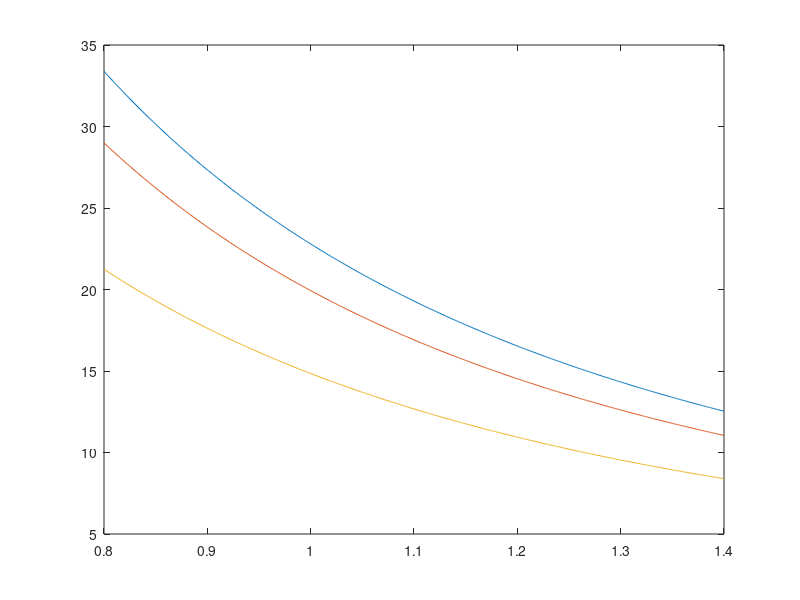

Write MATLAB code to recreate this figure. (Note: this script raises an error after producing the figure.)
clear all
close all
clc

% Define power quantities
Php = 180; % hp
Pinlbs = Php * 550 * 12; % in-lb/s

% Define rotational speed quantities
omegaRPM = 2700; % rpm
omegaRAD = omegaRPM * 1/60 * (2*pi); % rad/s

% Calculate torque in shaft
T = (Pinlbs / omegaRAD) * 1/1000; % ksi

% Define FOS and calculate max allowable shear stress
FOS = 1.5; % unitless
tau_shear = 26; % ksi
tau_max = (tau_shear / FOS); % ksi

% Define 6061-T6 aluminum density
rho = 0.098; % lb/in^3

% Define loop parameters for testing inner diameter values
min_test = 0.8;
max_test = 1.4;
step = 1e-3;

i=0;
k=0;
for d = min_test:step:max_test
    k=k+1;
    C = d/2;
    diam(k) = d;
    
    for w = 0.090
        i = i+1;
        J = (pi*(((C+w)^4)-(C^4)))/2; % in^4
        tau090 = (T*C)/J; % ksi
        weight = rho * ((pi*C^2)-(pi*(C-w)^2)) * 12; % lb/ft
        option(i,1) = d;
        option(i,2) = w;
        option(i,3) = tau090;
        option(i,4) = weight;
        tau_090(k) = tau090;
    end
    
    for w = 0.100
        i = i+1;
        J = (pi*(((C+w)^4)-(C^4)))/2; % in^4
        tau100 = (T*C)/J; % ksi
        weight = rho * ((pi*C^2)-(pi*(C-w)^2)) * 12; % lb/ft
        option(i,1) = d;
        option(i,2) = w;
        option(i,3) = tau100;
        option(i,4) = weight;
        tau_100(k) = tau100;
    end
    
    for w = 0.125
        i = i+1;
        J = (pi*(((C+w)^4)-(C^4)))/2; % in^4
        tau125 = (T*C)/J; % ksi
        weight = rho * ((pi*C^2)-(pi*(C-w)^2)) * 12; % lb/ft
        option(i,1) = d;
        option(i,2) = w;
        option(i,3) = tau125;
        option(i,4) = weight;
        tau_125(k) = tau125;
    end
    
end

% Plot diameter and shear stress data for various wall thicknesses
figure
plot(diam,tau_090,diam,tau_100,diam,tau_125)
yline(tau_max,'k','Max Allowable Shear Stress')
xlabel('Diameter [in]')
ylabel('Shear Stress [ksi]')
legend('0.090" Wall','0.100" Wall','0.125" Wall')
set(gcf, 'color', 'w')

% Identify all shaft options that have shear stress under allowable value
n=0;
for m = 1:length(option)
    if option(m,3) < tau_max
        n=n+1;
        valid(n,1) = option(m,1);
        valid(n,2) = option(m,2);
        valid(n,3) = option(m,3);
        valid(n,4) = option(m,4);
    end
end

% Identify shaft combo with the lowest weight from valid options
[best_weight,index] = min(valid(:,4));

% Write best measurements to new variables
new_diam = valid(index,1);
new_rad = new_diam / 2;
new_wall = valid(index,2);
new_tau = valid(index,3);
new_weight = valid(index,4);
new_FOS = tau_shear / new_tau;

% Print ideal shaft information to command window
fprintf('--- Ideal shaft information --- \n\n');
fprintf('Inner Radius: %7.5f in \n',new_diam);
fprintf('Wall Thickness: %7.5f in \n',new_wall);
fprintf('Shear Stress: %7.5f ksi \n',new_tau);
fprintf('Factor of Safety: %7.5f ksi \n',new_FOS);
fprintf('Weight: %7.5f lb/ft \n',new_weight);